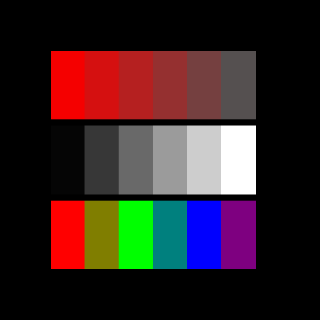

Here is the Python script that generated this plot:
#!/usr/bin/env python

# Round-trip RGB to HSV and back to RGB conversion on a canvas image.

# Factory overrides
import vtkmodules.vtkInteractionStyle  # noqa: F401
import vtkmodules.vtkRenderingFreeType  # noqa: F401
import vtkmodules.vtkRenderingOpenGL2  # noqa: F401

from vtkmodules.vtkImagingColor import (
    vtkImageHSVToRGB,
    vtkImageRGBToHSV,
)
from vtkmodules.vtkImagingCore import vtkImageCast
from vtkmodules.vtkImagingSources import vtkImageCanvasSource2D
from vtkmodules.vtkRenderingCore import (
    vtkImageActor,
    vtkRenderWindow,
    vtkRenderWindowInteractor,
    vtkRenderer,
)

# Draw colored boxes on a canvas
image_canvas = vtkImageCanvasSource2D()
image_canvas.SetNumberOfScalarComponents(3)
image_canvas.SetScalarTypeToUnsignedChar()
image_canvas.SetExtent(0, 320, 0, 320, 0, 0)
image_canvas.SetDrawColor(0, 0, 0)
image_canvas.FillBox(0, 511, 0, 511)
# Hue scale
image_canvas.SetDrawColor(255, 0, 0)
image_canvas.FillBox(0, 50, 0, 100)
image_canvas.SetDrawColor(128, 128, 0)
image_canvas.FillBox(50, 100, 0, 100)
image_canvas.SetDrawColor(0, 255, 0)
image_canvas.FillBox(100, 150, 0, 100)
image_canvas.SetDrawColor(0, 128, 128)
image_canvas.FillBox(150, 200, 0, 100)
image_canvas.SetDrawColor(0, 0, 255)
image_canvas.FillBox(200, 250, 0, 100)
image_canvas.SetDrawColor(128, 0, 128)
image_canvas.FillBox(250, 300, 0, 100)
# Intensity scale
image_canvas.SetDrawColor(5, 5, 5)
image_canvas.FillBox(0, 50, 110, 210)
image_canvas.SetDrawColor(55, 55, 55)
image_canvas.FillBox(50, 100, 110, 210)
image_canvas.SetDrawColor(105, 105, 105)
image_canvas.FillBox(100, 150, 110, 210)
image_canvas.SetDrawColor(155, 155, 155)
image_canvas.FillBox(150, 200, 110, 210)
image_canvas.SetDrawColor(205, 205, 205)
image_canvas.FillBox(200, 250, 110, 210)
image_canvas.SetDrawColor(255, 255, 255)
image_canvas.FillBox(250, 300, 110, 210)
# Saturation scale
image_canvas.SetDrawColor(245, 0, 0)
image_canvas.FillBox(0, 50, 220, 320)
image_canvas.SetDrawColor(213, 16, 16)
image_canvas.FillBox(50, 100, 220, 320)
image_canvas.SetDrawColor(181, 32, 32)
image_canvas.FillBox(100, 150, 220, 320)
image_canvas.SetDrawColor(149, 48, 48)
image_canvas.FillBox(150, 200, 220, 320)
image_canvas.SetDrawColor(117, 64, 64)
image_canvas.FillBox(200, 250, 220, 320)
image_canvas.SetDrawColor(85, 80, 80)
image_canvas.FillBox(250, 300, 220, 320)

# RGB -> HSV -> RGB round trip
convert = vtkImageRGBToHSV()
convert.SetInputConnection(image_canvas.GetOutputPort())

convert_back = vtkImageHSVToRGB()
convert_back.SetInputConnection(convert.GetOutputPort())

cast = vtkImageCast()
cast.SetInputConnection(convert_back.GetOutputPort())
cast.SetOutputScalarTypeToFloat()
cast.ReleaseDataFlagOff()
cast.Update()

# Display with vtkImageActor
image_actor = vtkImageActor()
image_actor.GetMapper().SetInputConnection(convert_back.GetOutputPort())

# Renderer
renderer = vtkRenderer()
renderer.AddActor(image_actor)

# Window
render_window = vtkRenderWindow()
render_window.AddRenderer(renderer)
render_window.SetSize(320, 320)
render_window.SetWindowName("hsv to rgb")

# Scene
renderer.ResetCamera()

# Interactor
interactor = vtkRenderWindowInteractor()
interactor.SetRenderWindow(render_window)

interactor.Initialize()
interactor.Start()
